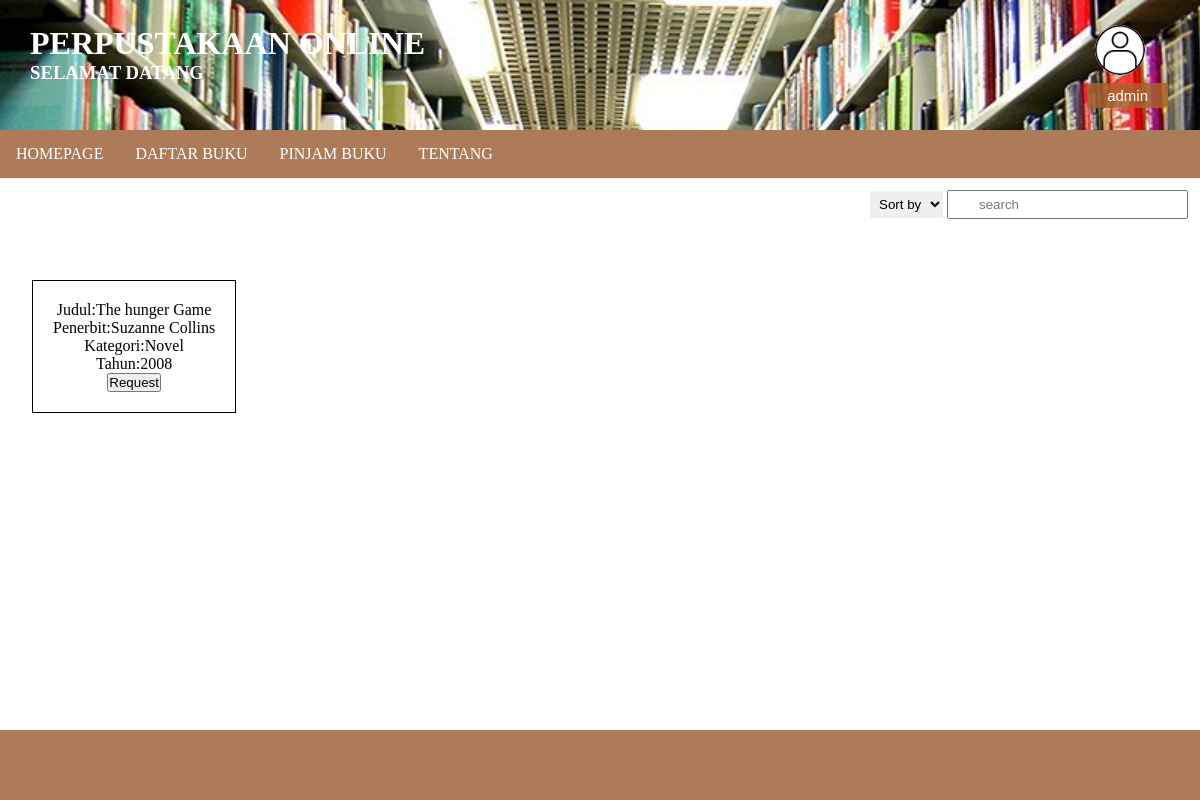
The app's page /User-page/view.php?no=1 (signed in) with its own data.
### tables this page shows
CREATE TABLE `buku` (
  `id_buku` INT(11) NOT NULL,
  `judul_buku` VARCHAR(50) NOT NULL,
  `nama_penerbit` VARCHAR(20) NOT NULL,
  `ISBN` VARCHAR(30) NOT NULL,
  `Tahun` YEAR(4) NOT NULL,
  `kategori` VARCHAR(20) NOT NULL,
  `stock` INT(11) NOT NULL,
  `status_buku` TINYINT(1) NOT NULL
);

### User-page/view.php (the view, shortened to what this page needs)
<?php
include 'db_connection.php';
if (isset($_GET['no'])) {
    $id = $_GET['no'];
    $query = "SELECT * FROM buku WHERE id_buku=$id";
    $data = mysqli_query($conn, $query);
} else {
    echo mysqli_error($conn);
}
?>
<!DOCTYPE html>
<html lang="en">
<head>
    <link rel="stylesheet" href="css\newhpcss.css">
</head>
<body>
    <div class="main">
        <div class="header" style="background-image: url(../gambar/perpus.jpg);">
            <div class="usrprofile">
                <img src="../gambar/user.png" alt="image-user"><br>
                <button onclick="myFunction();" class="btn"><?php echo $_SESSION['username']; ?></button>
            </div>
            <a href="Homepage.php">
                <h1>PERPUSTAKAAN ONLINE</h1>
                <h3>SELAMAT DATANG</h3>
            </a>
        </div>
        <div class="nav">
            <a href="Homepage.php">HOMEPAGE</a>
            <a href="listbuku.php">DAFTAR BUKU</a>
            <a href="pinjam.php">PINJAM BUKU</a>
            <a href="#">TENTANG</a>
        </div>
        <div class="utility">
            <select name="sort" id="sort">
                <option selected disabled>Sort by</option>
            </select>
            <input type="search" name="search" id="search" placeholder="search">
        </div>
        <div class="data">
        <form action="request.php" method="GET">
            <table>
                <?php
                while ($x = mysqli_fetch_array($data)) {
                ?>
                    <tr>
                        <td>
                            <ul style="list-style-type: none;">
                                <li><?php echo "Judul:" . $x['judul_buku']; ?></li>
                                <li><?php echo "Penerbit:" . $x['nama_penerbit']; ?></li>
                                <li><?php echo "Kategori:" . $x['kategori']; ?></li>
                                <li><?php echo "Tahun:" . $x['Tahun']; ?></li>
                                <li><input type="submit" value="Request" name="submit"></li>
                            </ul>
                        </td>
                    </tr>
                <?php
                }
                ?>
            </table>
            </form>
        </div>
        <footer>
        </footer>
    </div>
</body>
</html>

### User-page/css/newhpcss.css (style rules this page uses)
* { padding: 0px; margin: 0px; }
.header { height: 80px; padding: 25px 30px; background-repeat: no-repeat; background-attachment: fixed; background-size: cover; }
.header a { color: white; text-decoration: none; }
.usrprofile { float: right; position: relative; display: inline-block; }
.usrprofile img { background-color: white; padding-top: 0px; width: 50px; margin-left: 10px; border-radius: 25px; }
.header button { background-color: rgba(168, 96, 45, 0.842); border: none; color: white; padding: 4px 20px; text-align: center; text-decoration: none; display: inline-block; font-size: 15px; margin: 4px 2px; cursor: pointer; border-bottom-right-radius: 5px; border-top-left-radius: 5px; }
.nav { overflow: hidden; background-color: rgb(173, 123, 87); }
.nav a { float: left; text-decoration: none; color: white; display: block; padding: 15px 16px; }
.header button { float: right; }
.utility { float: right; display: block; margin: 12px; }
.utility input { padding: 5px 30px; }
.utility select { padding: 5px; border: none; }
.data { margin-left: 30px; margin-top: 100px; width: 70%; }
.data td { padding: 20px; }
.data-pinjaman table, tr, td { border: 1px solid black; border-collapse: collapse; padding: 20px; text-align: center; }
footer { position: absolute; background-color: rgb(173, 123, 87); height: 70px; width: 100%; color: white; bottom: 0px; text-align: center; }

### records on screen
buku: judul_buku "The hunger Game", nama_penerbit "Suzanne Collins", kategori "Novel", Tahun "2008"

### other values on screen
$_SESSION['username'] "admin"
